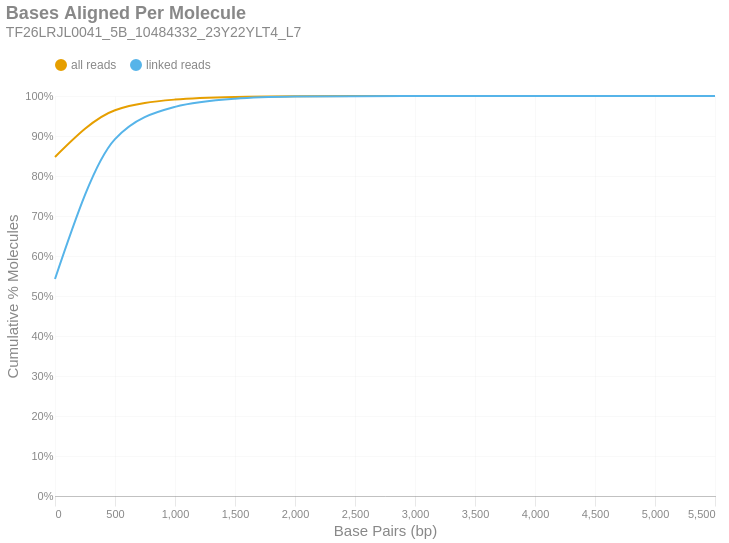

Write notebook code for a chart like this one.
### Markdown cell above
### Bases Aligned Per Molecule
This is a cumulative frequency distribution showing the number of base pairs aligned per unique molecule. These data are shown in 500 bp bins. There are two distributions: one with `all reads` (yellow) and another with only `linked reads` (blue). The percent of molecules in the `linked reads` distribution is relative to the total number of linked molecules.

### Code cell
if SKIPLR:
    print_html(f"Skipped")
else:
    binned_df = consolidated_hist(valids['aligned_bp'], mask, 500, True)
    with SafeRender(binned_df):
        (
            density_plot(binned_df, 'Bases Aligned Per Molecule', samplename, 'basesper')
            .encode(
                x=alt.X('bin:Q', title="Base Pairs (bp)").axis(tickMinStep=500).scale(padding=0),
                y=alt.Y('value:Q', title='Cumulative % Molecules')
                    .axis(format='%')
                    .scale(domain = [0,1])
                    .stack(False),
                color=alt.Color("key:N").scale(domain = ["all reads", "linked reads"]),
                tooltip = [
                    alt.Tooltip("key:N", title = "Data Type"),
                    alt.Tooltip("range_label:N", title="Bases Aligned Per Molecule"),
                    alt.Tooltip("value:Q", format = ".2%", title="% Molecules (Cum.)")
                ]
            )
        ).display()

### Figure 1 — Vega-Lite specification as saved in the notebook (floating-point values rounded to 4 significant figures)
{"width": "container", "height": 400, "config": {"title": {"anchor": "start", "dy": -15, "fontSize": 18, "color": "#888888", "subtitleColor": "#888888", "subtitleFontSize": 14}, "arc": {"fill": "#0072B2"}, "axis": {"domainColor": "#888888", "domainWidth": 0.5, "gridWidth": 0.2, "grid": false, "titleFontWeight": 400, "titleFontSize": 15, "labelFontSize": 11, "labelColor": "#888888", "tickColor": "#888888", "tickWidth": 0.2, "titleColor": "#888888"}, "axisBand": {"grid": false}, "axisX": {"grid": true, "tickSize": 10, "domainCap": "round"}, "axisY": {"domain": false, "grid": true, "tickSize": 0, "domainCap": "round"}, "background": "transparent", "header": {"labelFontSize": 15, "labelColor": "#888888", "titleFontSize": 15, "titleFontWeight": 600, "titleColor": "#888888"}, "legend": {"labelFont": "sans-serif", "labelFontSize": 12, "labelColor": "#888888", "symbolSize": 100, "symbolType": "circle", "titleFontSize": 12, "titlePadding": 10, "titleColor": "#888888", "title": null, "orient": "top"}, "range": {"category": ["#E69F00", "#56B4E9", "#009E73", "#F0E442", "#0072B2", "#D55E00", "#CC79A7", "#000000"], "diverging": ["#cfe8f3", "#a2d4ec", "#73bfe2", "#46abdb", "#1696d2", "#12719e"]}, "area": {"fill": "#0072B2", "fillOpacity": 0.7, "line": true, "strokeOpacity": 0.7}, "line": {"color": "#0072B2", "stroke": "#0072B2", "strokeWidth": 2}, "trail": {"color": "#0072B2", "stroke": "#0072B2", "strokeWidth": 0, "size": 1}, "point": {"filled": true, "fillOpacity": 1.0, "size": 95}, "text": {"color": "#888888", "fontSize": 11, "align": "right", "fontWeight": 400, "size": 11}, "bar": {"fill": "#0072B2", "stroke": null}, "view": {"stroke": null, "continuousWidth": 660, "continuousHeight": 400}}, "data": {"name": "data-9de088dae57a5fde4158793dde28ce60"}, "mark": {"type": "line", "interpolate": "monotone", "point": {"opacity": 0, "size": 275}}, "encoding": {"color": {"field": "key", "scale": {"domain": ["all reads", "linked reads"]}, "type": "nominal"}, "tooltip": [{"field": "key", "title": "Data Type", "type": "nominal"}, {"field": "range_label", "title": "Bases Aligned Per Molecule", "type": "nominal"}, {"field": "value", "format": ".2%", "title": "% Molecules (Cum.)", "type": "quantitative"}], "x": {"axis": {"tickMinStep": 500}, "field": "bin", "scale": {"padding": 0}, "title": "Base Pairs (bp)", "type": "quantitative"}, "y": {"axis": {"format": "%"}, "field": "value", "scale": {"domain": [0, 1]}, "stack": false, "title": "Cumulative % Molecules", "type": "quantitative"}}, "params": [{"name": "param_c36ac31b6afebe62", "select": {"type": "point", "fields": ["key"]}, "bind": "legend"}], "title": {"text": "Bases Aligned Per Molecule", "subtitle": "TF26LRJL0041_5B_10484332_23Y22YLT4_L7"}, "transform": [{"fold": ["all reads (cumsum)", "linked reads (cumsum)"]}, {"calculate": "replace(datum.key, ' (cumsum)', '')", "as": "key"}, {"filter": {"param": "param_c36ac31b6afebe62"}}], "usermeta": {"embedOptions": {"downloadFileName": "TF26LRJL0041_5B_10484332_23Y22YLT4_L7.basesper"}}, "$schema": "https://vega.github.io/schema/vega-lite/v6.4.1.json", "datasets": {"data-9de088dae57a5fde4158793dde28ce60": [{"bin": "0.0", "interval": "0.0-500.0", "all reads": 0.8477, "linked reads": 0.5425, "all reads (cumsum)": 0.8477, "linked reads (cumsum)": 0.5425, "range_label": "0-499"}, {"bin": "500.0", "interval": "500.0-1000.0", "all reads": 0.1168, "linked reads": 0.3496, "all reads (cumsum)": 0.9645, "linked reads (cumsum)": 0.8921, "range_label": "500-999"}, {"bin": "1000.0", "interval": "1000.0-1500.0", "all reads": 0.02654, "linked reads": 0.08072, "all reads (cumsum)": 0.9911, "linked reads (cumsum)": 0.9728, "range_label": "1000-1499"}, {"bin": "1500.0", "interval": "1500.0-2000.0", "all reads": 0.006727, "linked reads": 0.02049, "all reads (cumsum)": 0.9978, "linked reads (cumsum)": 0.9933, "range_label": "1500-1999"}, {"bin": "2000.0", "interval": "2000.0-2500.0", "all reads": 0.001709, "linked reads": 0.005204, "all reads (cumsum)": 0.9995, "linked reads (cumsum)": 0.9985, "range_label": "2000-2499"}, {"bin": "2500.0", "interval": "2500.0-3000.0", "all reads": 0.0003655, "linked reads": 0.001113, "all reads (cumsum)": 0.9999, "linked reads (cumsum)": 0.9996, "range_label": "2500-2999"}, {"bin": "3000.0", "interval": "3000.0-3500.0", "all reads": 8.539e-05, "linked reads": 0.0002601, "all reads (cumsum)": 1.0, "linked reads (cumsum)": 0.9999, "range_label": "3000-3499"}, {"bin": "3500.0", "interval": "3500.0-4000.0", "all reads": 3.274e-05, "linked reads": 9.971e-05, "all reads (cumsum)": 1.0, "linked reads (cumsum)": 1.0, "range_label": "3500-3999"}, {"bin": "4000.0", "interval": "4000.0-4500.0", "all reads": 9.291e-06, "linked reads": 2.83e-05, "all reads (cumsum)": 1.0, "linked reads (cumsum)": 1.0, "range_label": "4000-4499"}, {"bin": "4500.0", "interval": "4500.0-5000.0", "all reads": 2.212e-06, "linked reads": 6.737e-06, "all reads (cumsum)": 1.0, "linked reads (cumsum)": 1.0, "range_label": "4500-4999"}, {"bin": "5000.0", "interval": "5000.0-5500.0", "all reads": 4.424e-07, "linked reads": 1.347e-06, "all reads (cumsum)": 1.0, "linked reads (cumsum)": 1.0, "range_label": "5000-5499"}, {"bin": "5500.0", "interval": "5500.0-6000.0", "all reads": 4.424e-07, "linked reads": 1.347e-06, "all reads (cumsum)": 1.0, "linked reads (cumsum)": 1.0, "range_label": "5500-5999"}]}}
